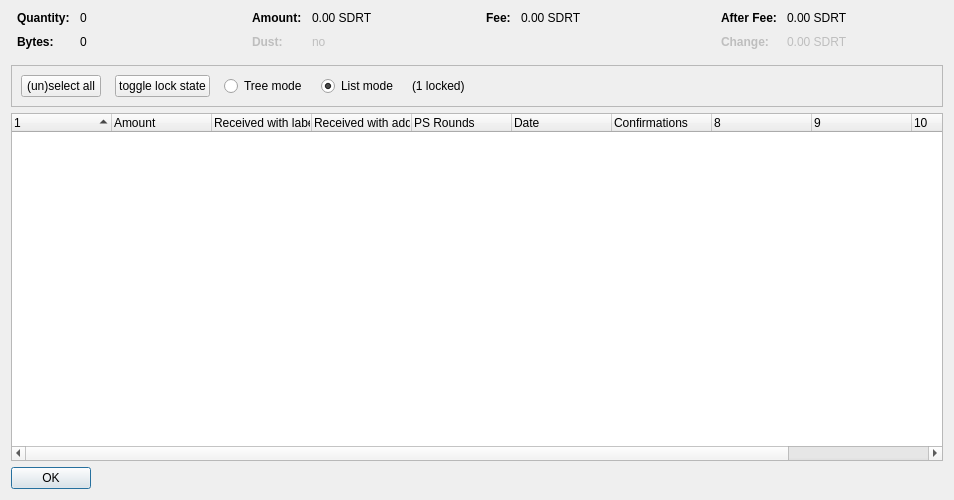
<?xml version="1.0" encoding="UTF-8"?>
<ui version="4.0">
 <class>CoinControlDialog</class>
 <widget class="QDialog" name="CoinControlDialog">
  <property name="geometry">
   <rect>
    <x>0</x>
    <y>0</y>
    <width>954</width>
    <height>500</height>
   </rect>
  </property>
  <property name="windowTitle">
   <string>Coin Selection</string>
  </property>
  <layout class="QVBoxLayout" name="verticalLayout">
   <item>
    <layout class="QHBoxLayout" name="horizontalLayoutTop" stretch="0,0,0,0">
     <property name="topMargin">
      <number>0</number>
     </property>
     <property name="bottomMargin">
      <number>10</number>
     </property>
     <item>
      <layout class="QFormLayout" name="formLayoutCoinControl1">
       <property name="horizontalSpacing">
        <number>10</number>
       </property>
       <property name="verticalSpacing">
        <number>10</number>
       </property>
       <property name="leftMargin">
        <number>6</number>
       </property>
       <property name="rightMargin">
        <number>6</number>
       </property>
       <item row="0" column="0">
        <widget class="QLabel" name="labelCoinControlQuantityText">
         <property name="font">
          <font>
           <weight>75</weight>
           <bold>true</bold>
          </font>
         </property>
         <property name="text">
          <string>Quantity:</string>
         </property>
        </widget>
       </item>
       <item row="0" column="1">
        <widget class="QLabel" name="labelCoinControlQuantity">
         <property name="cursor">
          <cursorShape>IBeamCursor</cursorShape>
         </property>
         <property name="contextMenuPolicy">
          <enum>Qt::ActionsContextMenu</enum>
         </property>
         <property name="text">
          <string notr="true">0</string>
         </property>
         <property name="textInteractionFlags">
          <set>Qt::LinksAccessibleByMouse|Qt::TextSelectableByKeyboard|Qt::TextSelectableByMouse</set>
         </property>
        </widget>
       </item>
       <item row="1" column="0">
        <widget class="QLabel" name="labelCoinControlBytesText">
         <property name="font">
          <font>
           <weight>75</weight>
           <bold>true</bold>
          </font>
         </property>
         <property name="text">
          <string>Bytes:</string>
         </property>
        </widget>
       </item>
       <item row="1" column="1">
        <widget class="QLabel" name="labelCoinControlBytes">
         <property name="cursor">
          <cursorShape>IBeamCursor</cursorShape>
         </property>
         <property name="contextMenuPolicy">
          <enum>Qt::ActionsContextMenu</enum>
         </property>
         <property name="text">
          <string notr="true">0</string>
         </property>
         <property name="textInteractionFlags">
          <set>Qt::LinksAccessibleByMouse|Qt::TextSelectableByKeyboard|Qt::TextSelectableByMouse</set>
         </property>
        </widget>
       </item>
      </layout>
     </item>
     <item>
      <layout class="QFormLayout" name="formLayoutCoinControl2">
       <property name="horizontalSpacing">
        <number>10</number>
       </property>
       <property name="verticalSpacing">
        <number>10</number>
       </property>
       <property name="leftMargin">
        <number>6</number>
       </property>
       <property name="rightMargin">
        <number>6</number>
       </property>
       <item row="0" column="0">
        <widget class="QLabel" name="labelCoinControlAmountText">
         <property name="font">
          <font>
           <weight>75</weight>
           <bold>true</bold>
          </font>
         </property>
         <property name="text">
          <string>Amount:</string>
         </property>
        </widget>
       </item>
       <item row="0" column="1">
        <widget class="QLabel" name="labelCoinControlAmount">
         <property name="cursor">
          <cursorShape>IBeamCursor</cursorShape>
         </property>
         <property name="contextMenuPolicy">
          <enum>Qt::ActionsContextMenu</enum>
         </property>
         <property name="text">
          <string notr="true">0.00 SDRT</string>
         </property>
         <property name="textInteractionFlags">
          <set>Qt::LinksAccessibleByMouse|Qt::TextSelectableByKeyboard|Qt::TextSelectableByMouse</set>
         </property>
        </widget>
       </item>
       <item row="1" column="0">
        <widget class="QLabel" name="labelCoinControlLowOutputText">
         <property name="enabled">
          <bool>false</bool>
         </property>
         <property name="font">
          <font>
           <weight>75</weight>
           <bold>true</bold>
          </font>
         </property>
         <property name="text">
          <string>Dust:</string>
         </property>
        </widget>
       </item>
       <item row="1" column="1">
        <widget class="QLabel" name="labelCoinControlLowOutput">
         <property name="enabled">
          <bool>false</bool>
         </property>
         <property name="cursor">
          <cursorShape>IBeamCursor</cursorShape>
         </property>
         <property name="contextMenuPolicy">
          <enum>Qt::ActionsContextMenu</enum>
         </property>
         <property name="text">
          <string notr="true">no</string>
         </property>
         <property name="textInteractionFlags">
          <set>Qt::LinksAccessibleByMouse|Qt::TextSelectableByKeyboard|Qt::TextSelectableByMouse</set>
         </property>
        </widget>
       </item>
      </layout>
     </item>
     <item>
      <layout class="QFormLayout" name="formLayoutCoinControl3">
       <property name="horizontalSpacing">
        <number>10</number>
       </property>
       <property name="verticalSpacing">
        <number>10</number>
       </property>
       <property name="leftMargin">
        <number>6</number>
       </property>
       <property name="rightMargin">
        <number>6</number>
       </property>
       <item row="0" column="0">
        <widget class="QLabel" name="labelCoinControlFeeText">
         <property name="font">
          <font>
           <weight>75</weight>
           <bold>true</bold>
          </font>
         </property>
         <property name="text">
          <string>Fee:</string>
         </property>
        </widget>
       </item>
       <item row="0" column="1">
        <widget class="QLabel" name="labelCoinControlFee">
         <property name="cursor">
          <cursorShape>IBeamCursor</cursorShape>
         </property>
         <property name="contextMenuPolicy">
          <enum>Qt::ActionsContextMenu</enum>
         </property>
         <property name="text">
          <string notr="true">0.00 SDRT</string>
         </property>
         <property name="textInteractionFlags">
          <set>Qt::LinksAccessibleByMouse|Qt::TextSelectableByKeyboard|Qt::TextSelectableByMouse</set>
         </property>
        </widget>
       </item>
      </layout>
     </item>
     <item>
      <layout class="QFormLayout" name="formLayoutCoinControl4">
       <property name="horizontalSpacing">
        <number>10</number>
       </property>
       <property name="verticalSpacing">
        <number>10</number>
       </property>
       <property name="leftMargin">
        <number>6</number>
       </property>
       <property name="rightMargin">
        <number>6</number>
       </property>
       <item row="0" column="0">
        <widget class="QLabel" name="labelCoinControlAfterFeeText">
         <property name="font">
          <font>
           <weight>75</weight>
           <bold>true</bold>
          </font>
         </property>
         <property name="text">
          <string>After Fee:</string>
         </property>
        </widget>
       </item>
       <item row="0" column="1">
        <widget class="QLabel" name="labelCoinControlAfterFee">
         <property name="cursor">
          <cursorShape>IBeamCursor</cursorShape>
         </property>
         <property name="contextMenuPolicy">
          <enum>Qt::ActionsContextMenu</enum>
         </property>
         <property name="text">
          <string notr="true">0.00 SDRT</string>
         </property>
         <property name="textInteractionFlags">
          <set>Qt::LinksAccessibleByMouse|Qt::TextSelectableByKeyboard|Qt::TextSelectableByMouse</set>
         </property>
        </widget>
       </item>
       <item row="1" column="0">
        <widget class="QLabel" name="labelCoinControlChangeText">
         <property name="enabled">
          <bool>false</bool>
         </property>
         <property name="font">
          <font>
           <weight>75</weight>
           <bold>true</bold>
          </font>
         </property>
         <property name="text">
          <string>Change:</string>
         </property>
        </widget>
       </item>
       <item row="1" column="1">
        <widget class="QLabel" name="labelCoinControlChange">
         <property name="enabled">
          <bool>false</bool>
         </property>
         <property name="cursor">
          <cursorShape>IBeamCursor</cursorShape>
         </property>
         <property name="contextMenuPolicy">
          <enum>Qt::ActionsContextMenu</enum>
         </property>
         <property name="text">
          <string notr="true">0.00 SDRT</string>
         </property>
         <property name="textInteractionFlags">
          <set>Qt::LinksAccessibleByMouse|Qt::TextSelectableByKeyboard|Qt::TextSelectableByMouse</set>
         </property>
        </widget>
       </item>
      </layout>
     </item>
    </layout>
   </item>
   <item>
    <widget class="QFrame" name="frame">
     <property name="minimumSize">
      <size>
       <width>0</width>
       <height>40</height>
      </size>
     </property>
     <property name="frameShape">
      <enum>QFrame::StyledPanel</enum>
     </property>
     <property name="frameShadow">
      <enum>QFrame::Sunken</enum>
     </property>
     <layout class="QHBoxLayout" name="horizontalLayout">
      <item>
       <layout class="QHBoxLayout" name="horizontalLayoutPanel" stretch="0,0,0,0,0,0">
        <property name="spacing">
         <number>14</number>
        </property>
        <item>
         <widget class="QPushButton" name="pushButtonSelectAll">
          <property name="sizePolicy">
           <sizepolicy hsizetype="Maximum" vsizetype="Fixed">
            <horstretch>0</horstretch>
            <verstretch>0</verstretch>
           </sizepolicy>
          </property>
          <property name="text">
           <string>(un)select all</string>
          </property>
          <property name="autoDefault">
           <bool>false</bool>
          </property>
         </widget>
        </item>
        <item>
         <widget class="QPushButton" name="pushButtonToggleLock">
          <property name="sizePolicy">
           <sizepolicy hsizetype="Maximum" vsizetype="Fixed">
            <horstretch>0</horstretch>
            <verstretch>0</verstretch>
           </sizepolicy>
          </property>
          <property name="text">
           <string>toggle lock state</string>
          </property>
          <property name="autoDefault">
           <bool>false</bool>
          </property>
         </widget>
        </item>
        <item>
         <widget class="QRadioButton" name="radioTreeMode">
          <property name="sizePolicy">
           <sizepolicy hsizetype="Maximum" vsizetype="Fixed">
            <horstretch>0</horstretch>
            <verstretch>0</verstretch>
           </sizepolicy>
          </property>
          <property name="text">
           <string>Tree mode</string>
          </property>
         </widget>
        </item>
        <item>
         <widget class="QRadioButton" name="radioListMode">
          <property name="sizePolicy">
           <sizepolicy hsizetype="Maximum" vsizetype="Fixed">
            <horstretch>0</horstretch>
            <verstretch>0</verstretch>
           </sizepolicy>
          </property>
          <property name="text">
           <string>List mode</string>
          </property>
          <property name="checked">
           <bool>true</bool>
          </property>
         </widget>
        </item>
        <item>
         <widget class="QLabel" name="labelLocked">
          <property name="text">
           <string>(1 locked)</string>
          </property>
         </widget>
        </item>
        <item>
         <spacer name="horizontalSpacer">
          <property name="orientation">
           <enum>Qt::Horizontal</enum>
          </property>
          <property name="sizeHint" stdset="0">
           <size>
            <width>40</width>
            <height>20</height>
           </size>
          </property>
         </spacer>
        </item>
       </layout>
      </item>
     </layout>
    </widget>
   </item>
   <item>
    <widget class="CoinControlTreeWidget" name="treeWidget">
     <property name="contextMenuPolicy">
      <enum>Qt::CustomContextMenu</enum>
     </property>
     <property name="sortingEnabled">
      <bool>false</bool>
     </property>
     <property name="columnCount">
      <number>11</number>
     </property>
     <attribute name="headerShowSortIndicator" stdset="0">
      <bool>true</bool>
     </attribute>
     <attribute name="headerStretchLastSection">
      <bool>false</bool>
     </attribute>
     <column>
      <property name="text">
       <string/>
      </property>
     </column>
     <column>
      <property name="text">
       <string>Amount</string>
      </property>
     </column>
     <column>
      <property name="text">
       <string>Received with label</string>
      </property>
     </column>
     <column>
      <property name="text">
       <string>Received with address</string>
      </property>
     </column>
     <column>
      <property name="text">
       <string>PS Rounds</string>
      </property>
     </column>
     <column>
      <property name="text">
       <string>Date</string>
      </property>
     </column>
     <column>
      <property name="text">
       <string>Confirmations</string>
      </property>
      <property name="toolTip">
       <string>Confirmed</string>
      </property>
     </column>
     <column>
      <property name="text">
       <string/>
      </property>
     </column>
     <column>
      <property name="text">
       <string/>
      </property>
     </column>
     <column>
      <property name="text">
       <string/>
      </property>
     </column>
     <column>
      <property name="text">
       <string/>
      </property>
     </column>
    </widget>
   </item>
   <item>
    <widget class="QDialogButtonBox" name="buttonBox">
     <property name="sizePolicy">
      <sizepolicy hsizetype="Maximum" vsizetype="Fixed">
       <horstretch>0</horstretch>
       <verstretch>0</verstretch>
      </sizepolicy>
     </property>
     <property name="orientation">
      <enum>Qt::Horizontal</enum>
     </property>
     <property name="standardButtons">
      <set>QDialogButtonBox::Ok</set>
     </property>
    </widget>
   </item>
  </layout>
 </widget>
 <customwidgets>
  <customwidget>
   <class>CoinControlTreeWidget</class>
   <extends>QTreeWidget</extends>
   <header>coincontroltreewidget.h</header>
  </customwidget>
 </customwidgets>
 <resources/>
 <connections/>
</ui>
